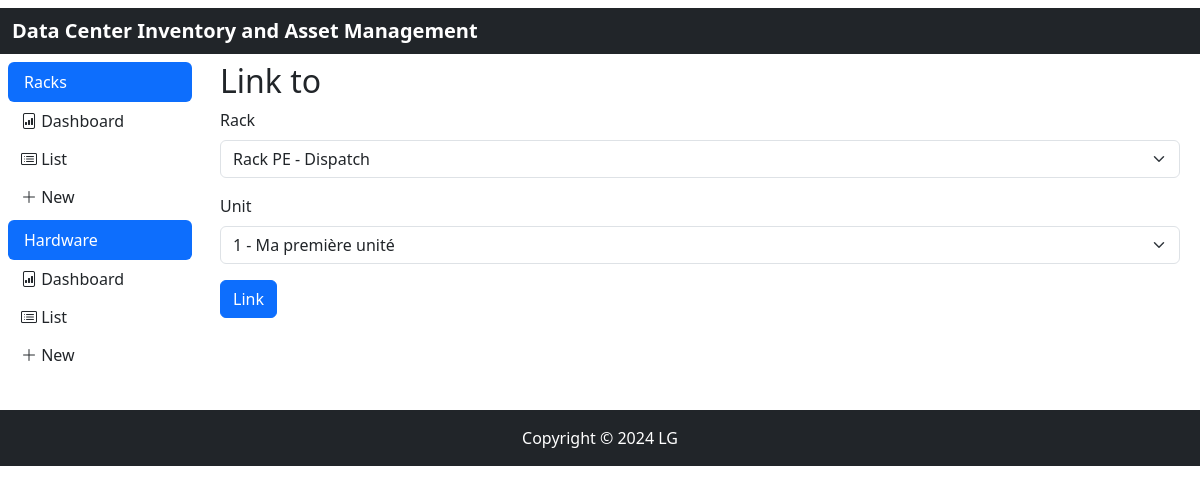
The app's page /hardware/link_hardware_unit/11, older data.
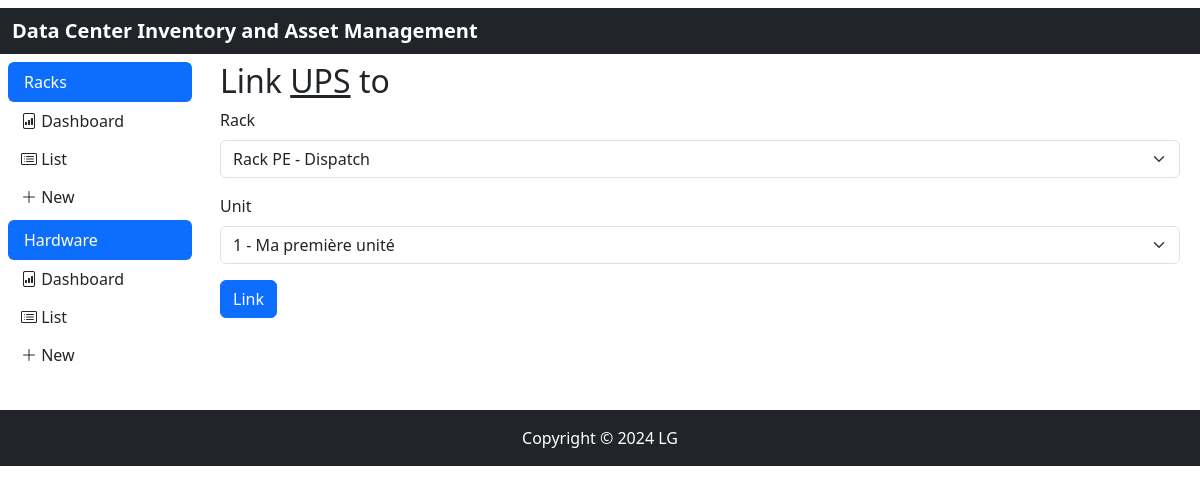
The same page, newer data.
### models.py (models this page shows)
class TimeMixin(object):
    created: Mapped[Optional[datetime]] = mapped_column(DateTime, nullable=False, default=datetime.now(timezone.utc))
    updated: Mapped[Optional[datetime]] = mapped_column(DateTime, nullable=True, default=datetime.now(timezone.utc),
                                                        onupdate=datetime.now(timezone.utc))
    deleted: Mapped[Optional[datetime]] = mapped_column(DateTime, nullable=True, default=datetime.now(timezone.utc))
    active: Mapped[Optional[bool]] = mapped_column(Boolean, nullable=True, default=True)

class Hardware(TimeMixin, db.Model):
    __tablename__ = 'hardware'
    id: Mapped[int] = mapped_column(primary_key=True)
    name: Mapped[str] = mapped_column(String(50))
    type: Mapped[str] = mapped_column(String(50))
    hardware_unit: Mapped[List['UnitHardware']] = relationship('UnitHardware', uselist=True, back_populates='hardware')

### app/hardware/routes.py (the view, shortened to what this page needs)
@hardware.route('/link_hardware_unit/<int:hardware_id>', methods=['GET', 'POST'])
def link_hardware_unit(hardware_id):
    form = LinkHardwareUnitForm()
    form.rack.choices = [(rack.id, rack.name) for rack in Rack.query.filter_by(active=True).all()]
    if form.rack.choices:
        first_rack_id = form.data['rack']
        print(first_rack_id)
        if first_rack_id is None:
            first_rack_id = form.rack.choices[0][0]
        units_of_rack = Unit.query.filter(Unit.id_rack == first_rack_id).all()
        form.unit.choices = [(unit.id, f"{unit.seq} - {unit.name}" if unit.name is not None else str(unit.seq)) for unit
                             in units_of_rack]
    else:
        flash('No rack found!')
        return redirect(url_for('hardware_bp.list_hardware'))
    id_unit = form.unit.data
    hardware_item = Hardware.query.get(hardware_id)
    return render_template('hardware/link_hardware_unit.html', title="Link Hardware to Unit",
                           form=form, hardware=hardware_item)

### app/hardware/forms.py
class LinkHardwareUnitForm(FlaskForm):
    rack = SelectField('Rack', coerce=int, choices=(), validators=[DataRequired()])
    unit = SelectField('Unit', coerce=int, choices=(), validate_choice=False)
    submit = SubmitField('Link')

### app/hardware/templates/hardware/link_hardware_unit.html (shortened to what this page needs)
{% extends "hardware/index.html" %}
{% from "bootstrap5/form.html" import render_form %}
{% block content %}
    <h2>Link <u>{{ hardware.name }}</u> to </h2>
    {{ render_form(form) }}
{% endblock %}

Row changes from the older to the newer data that the page shows:
added Hardware: name "UPS"
